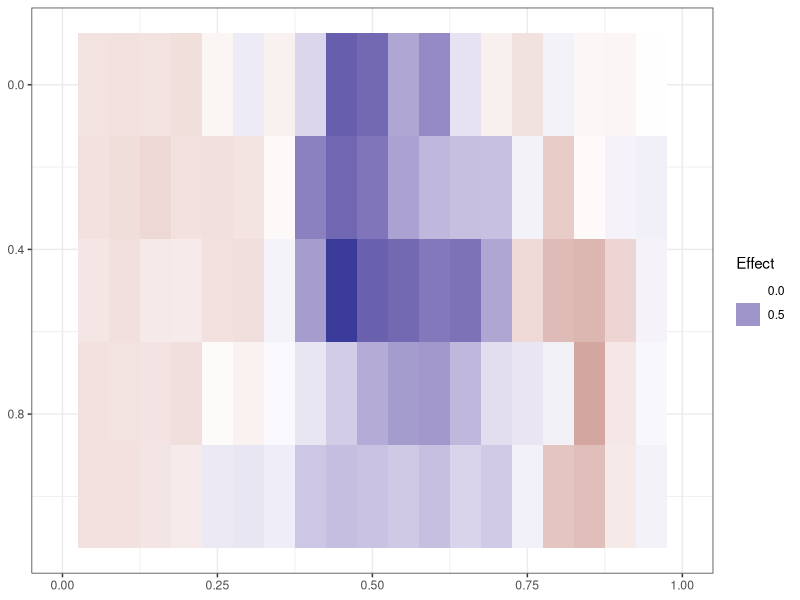
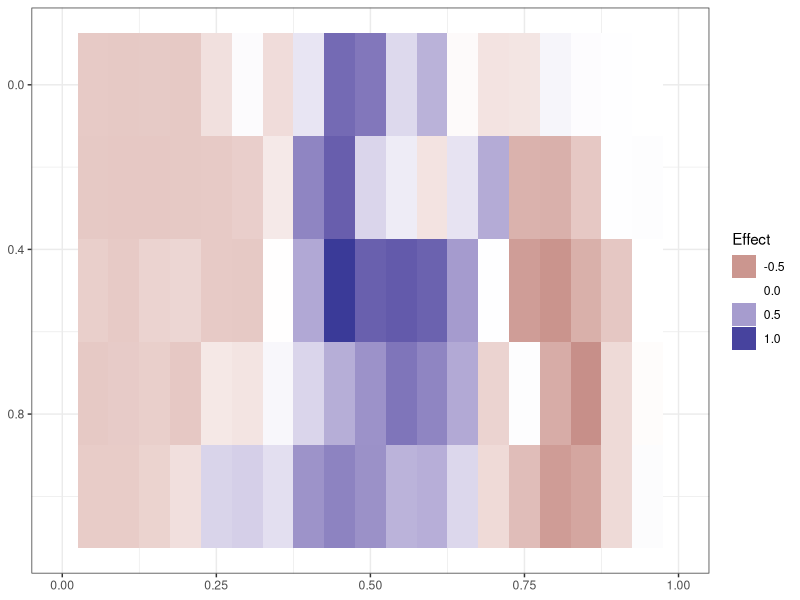
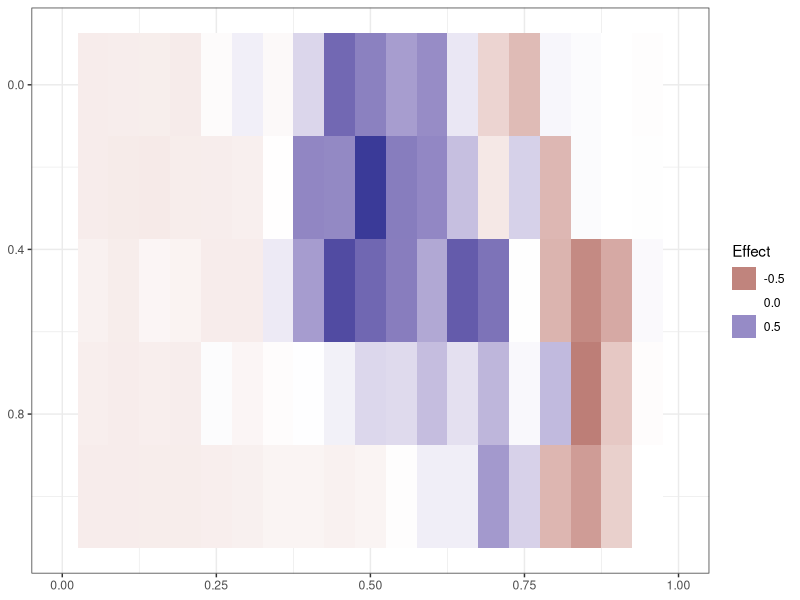
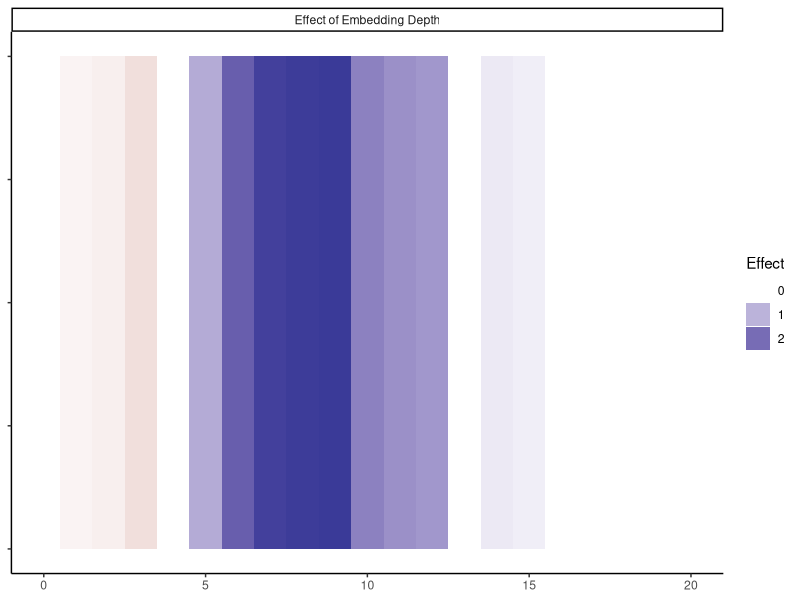
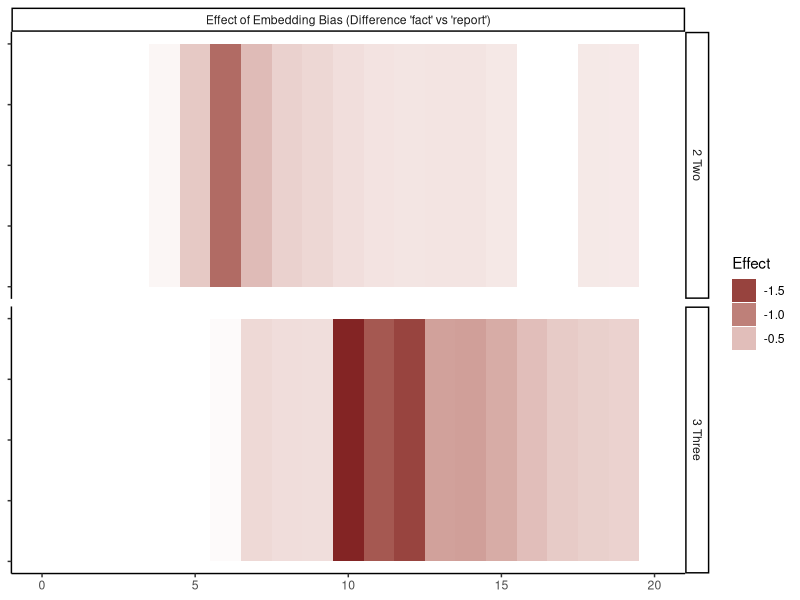
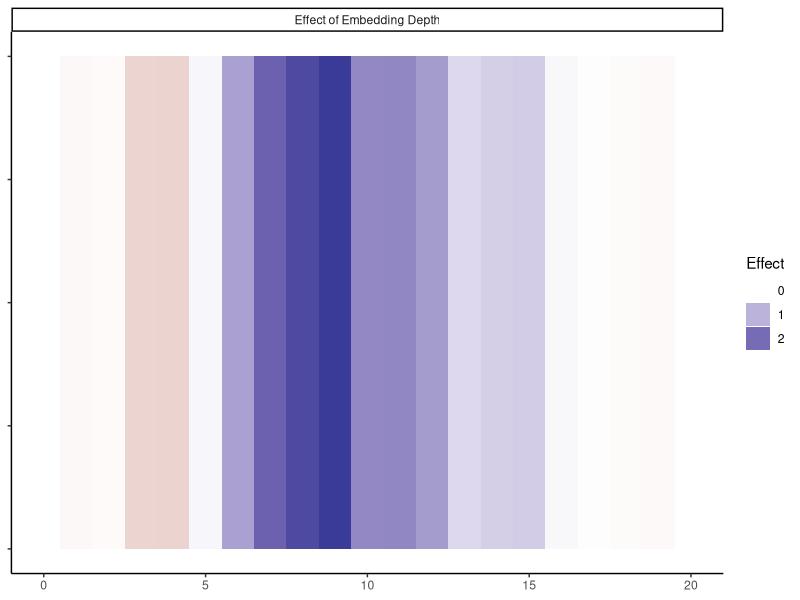
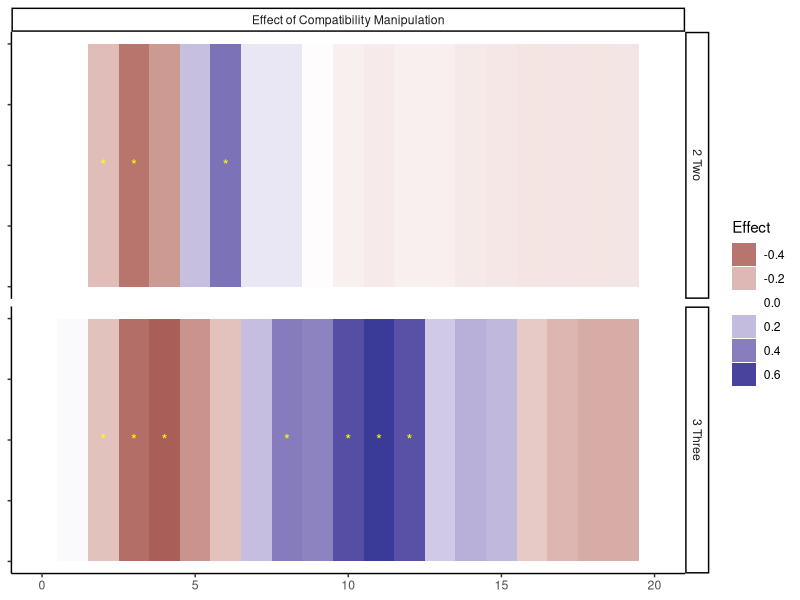
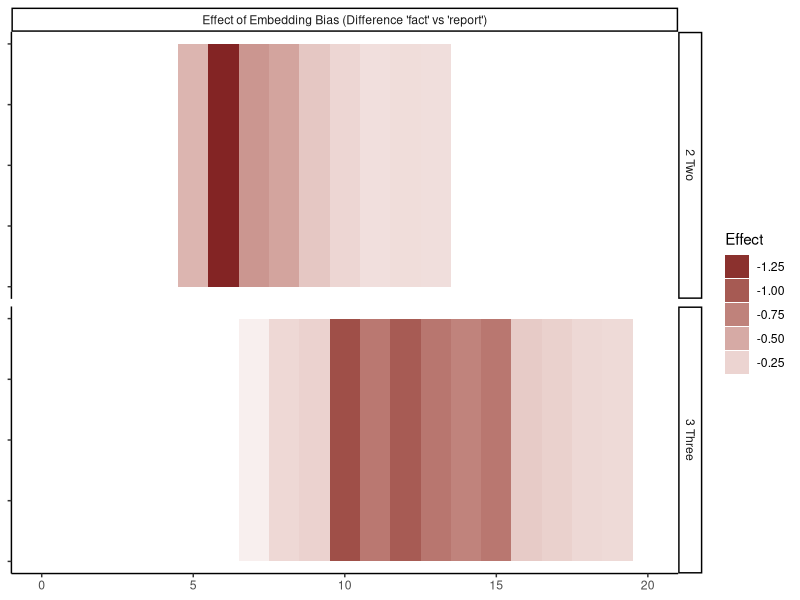

The R source for these figures, in order:

library(ggplot2)
library(dplyr)
library(tidyr)


data = read.csv("output/extractSlopes_Fives_WithOne_All.py.tsv", sep="\t")


stimuli0 = read.csv("../../../../../materials/stimuli/tsv/RTExperimentsPrevious.tsv", sep="\t") %>% mutate(Sentence=NULL) %>% filter(Experiment == "Removed")
stimuli1 = read.csv("../../../../../materials/stimuli/tsv/Experiment1.tsv", sep="\t")
stimuli2 = read.csv("../../../../../materials/stimuli/tsv/Experiment2.tsv", sep="\t")

stimuli = rbind(stimuli0, stimuli1, stimuli2)

library(stringr)
stimuli = merge(stimuli %>% rename(Item=ID), data %>% mutate(Item=str_replace(item, "Item", "")), by=c("Item"))


compat = stimuli %>% filter(Experiment == "E2") %>% group_by(delta, lambda) %>% summarise(t=t.test(compatible)[[1]], m=mean(compatible, na.rm=TRUE))
#plot = ggplot(compat %>% filter((t)>2), aes(x=delta, y=lambda, fill=m)) + geom_tile() + theme_bw() + scale_fill_gradient2() + xlab("delta") + ylab("lambda") + guides(fill=guide_legend(title="Effect")) + scale_y_reverse() + theme(axis.title=element_blank()) + xlim(0,1) 
plot = ggplot(compat, aes(x=delta, y=lambda, fill=m)) + geom_tile() + theme_bw() + scale_fill_gradient2() + xlab("delta") + ylab("lambda") + guides(fill=guide_legend(title="Effect")) + scale_y_reverse() + theme(axis.title=element_blank()) + xlim(0,1)  # legend.position = "none", 
ggsave(plot, file="figures/effect-compatibility.pdf", width=2, height=1)


compat = stimuli %>% filter(Experiment == "E2") %>% group_by(delta, lambda) %>% summarise(t=t.test(compatible_Three)[[1]], m=mean(compatible_Three, na.rm=TRUE))
#plot = ggplot(compat %>% filter(abs(t)>2), aes(x=delta, y=lambda, fill=m)) + geom_tile() + theme_bw() + scale_fill_gradient2() + xlab("delta") + ylab("lambda") + guides(fill=guide_legend(title="Effect")) + scale_y_reverse() + theme(axis.title=element_blank()) + xlim(0,1) 
plot = ggplot(compat, aes(x=delta, y=lambda, fill=m)) + geom_tile() + theme_bw() + scale_fill_gradient2() + xlab("delta") + ylab("lambda") + guides(fill=guide_legend(title="Effect")) + scale_y_reverse() + theme(axis.title=element_blank()) + xlim(0,1) 
ggsave(plot, file="figures/effect-compatibility_three.pdf", width=2, height=1)


compat = stimuli %>% filter(Experiment == "E2") %>% group_by(delta, lambda) %>% summarise(t=t.test(compatible_Two)[[1]], m=mean(compatible_Two, na.rm=TRUE))
#plot = ggplot(compat %>% filter(abs(t)>2), aes(x=delta, y=lambda, fill=m)) + geom_tile() + theme_bw() + scale_fill_gradient2() + xlab("delta") + ylab("lambda") + guides(fill=guide_legend(title="Effect")) + scale_y_reverse() + theme(axis.title=element_blank()) + xlim(0,1) 
plot = ggplot(compat, aes(x=delta, y=lambda, fill=m)) + geom_tile() + theme_bw() + scale_fill_gradient2() + xlab("delta") + ylab("lambda") + guides(fill=guide_legend(title="Effect")) + scale_y_reverse() + theme(axis.title=element_blank()) + xlim(0,1) 
ggsave(plot, file="figures/effect-compatibility_two.pdf", width=2, height=1)




compat3 = stimuli %>% filter(Experiment == "E1") %>% group_by(delta, lambda) %>% summarise(t=t.test(depth)[[1]], m=mean(depth, na.rm=TRUE))
compat = rbind(compat3) %>% group_by() %>% mutate(delta=20*(1-delta))

plot = ggplot(compat %>% filter(lambda==1, abs(t)>2), aes(x=delta, y=lambda, fill=m)) + geom_tile() + theme_classic() + scale_fill_gradient2() + xlab("delta") + ylab("lambda") + guides(fill=guide_legend(title="Effect")) + scale_y_reverse() + theme(axis.title=element_blank(), axis.text.y=element_blank()) + xlim(0,20)  + facet_grid(~"Effect of Embedding Depth")
#plot = ggplot(compat %>% filter(lambda==1), aes(x=delta, y=lambda, fill=m)) + geom_tile() + theme_classic() + scale_fill_gradient2() + xlab("delta") + ylab("lambda") + guides(fill=guide_legend(title="Effect")) + scale_y_reverse() + theme(axis.title=element_blank()) + xlim(0,1)  + facet_grid(Condition~"Effect of Embedding Bias")
ggsave(plot, file="figures/effect-depth_Lambda1_E1.pdf", width=5, height=1.5)




compat3 = stimuli %>% filter(Experiment == "E1") %>% group_by(delta, lambda) %>% summarise(t=t.test(embBias_Three)[[1]], m=mean(4.5*embBias_Three, na.rm=TRUE)) %>% mutate(Condition="3 Three")
compat2 = stimuli %>% filter(Experiment == "E1") %>% group_by(delta, lambda) %>% summarise(t=t.test(embBias_Two)[[1]], m=mean(4.5*embBias_Two, na.rm=TRUE)) %>% mutate(Condition="2 Two")
compat = rbind(compat2, compat3) %>% group_by() %>% mutate(delta=20*(1-delta))

plot = ggplot(compat %>% filter(lambda==1, abs(t)>2), aes(x=delta, y=lambda, fill=m)) + geom_tile() + theme_classic() + scale_fill_gradient2() + xlab("delta") + ylab("lambda") + guides(fill=guide_legend(title="Effect")) + scale_y_reverse() + theme(axis.title=element_blank(), axis.text.y=element_blank()) + xlim(0,20) + facet_grid(Condition~"Effect of Embedding Bias (Difference 'fact' vs 'report')")
#plot = ggplot(compat %>% filter(lambda==1), aes(x=delta, y=lambda, fill=m)) + geom_tile() + theme_classic() + scale_fill_gradient2() + xlab("delta") + ylab("lambda") + guides(fill=guide_legend(title="Effect")) + scale_y_reverse() + theme(axis.title=element_blank()) + xlim(0,1)  + facet_grid(Condition~"Effect of Embedding Bias")
ggsave(plot, file="figures/effect-embBias_Lambda1_E1.pdf", width=5, height=2)






compat3 = stimuli %>% filter(Experiment == "E2") %>% group_by(delta, lambda) %>% summarise(t=t.test(depth)[[1]], m=mean(depth, na.rm=TRUE))
compat = rbind(compat3) %>% group_by() %>% mutate(delta=20*(1-delta))

plot = ggplot(compat %>% filter(lambda==1, abs(t)>0), aes(x=delta, y=lambda, fill=m)) + geom_tile() + theme_classic() + scale_fill_gradient2() + xlab("delta") + ylab("lambda") + guides(fill=guide_legend(title="Effect")) + scale_y_reverse() + theme(axis.title=element_blank(), axis.text.y=element_blank()) + xlim(0,20)  + facet_grid(~"Effect of Embedding Depth")
#plot = ggplot(compat %>% filter(lambda==1), aes(x=delta, y=lambda, fill=m)) + geom_tile() + theme_classic() + scale_fill_gradient2() + xlab("delta") + ylab("lambda") + guides(fill=guide_legend(title="Effect")) + scale_y_reverse() + theme(axis.title=element_blank()) + xlim(0,1)  + facet_grid(Condition~"Effect of Embedding Bias")
ggsave(plot, file="figures/effect-depth_Lambda1_E2.pdf", width=5, height=1.5)



compat3 = stimuli %>% filter(Experiment == "E2") %>% group_by(delta, lambda) %>% summarise(t=t.test(compatible_Three)[[1]], m=mean(compatible_Three, na.rm=TRUE)) %>% mutate(Condition="3 Three")
compat2 = stimuli %>% filter(Experiment == "E2") %>% group_by(delta, lambda) %>% summarise(t=t.test(compatible_Two)[[1]], m=mean(compatible_Two, na.rm=TRUE)) %>% mutate(Condition="2 Two")
compat = rbind(compat2, compat3) %>% group_by() %>% mutate(delta=20*(1-delta))

plot = ggplot(compat %>% filter(lambda==1, abs(t)>0), aes(x=delta, y=lambda, fill=m)) + geom_tile() + geom_text(aes(label=ifelse(abs(t)>2, "*", "")), color="yellow") + theme_classic() + scale_fill_gradient2() + xlab("Forgetting Rate") + ylab("lambda") + guides(fill=guide_legend(title="Effect")) + scale_y_reverse() + theme(axis.title=element_blank(), axis.text.y=element_blank()) + xlim(0,20)  + facet_grid(Condition~"Effect of Compatibility Manipulation")
#plot = ggplot(compat %>% filter(lambda==1), aes(x=delta, y=lambda, fill=m)) + geom_tile() + theme_classic() + scale_fill_gradient2() + xlab("delta") + ylab("lambda") + guides(fill=guide_legend(title="Effect")) + scale_y_reverse() + theme(axis.title=element_blank()) + xlim(0,1)  + facet_grid(Condition~"Effect of Compatibility Manipulation")
ggsave(plot, file="figures/effect-compatibility_Lambda1_E2.pdf", width=5, height=2)




compat3 = stimuli %>% filter(Experiment == "E2") %>% group_by(delta, lambda) %>% summarise(t=t.test(embBias_Three)[[1]], m=mean(4.5*embBias_Three, na.rm=TRUE)) %>% mutate(Condition="3 Three")
compat2 = stimuli %>% filter(Experiment == "E2") %>% group_by(delta, lambda) %>% summarise(t=t.test(embBias_Two)[[1]], m=mean(4.5*embBias_Two, na.rm=TRUE)) %>% mutate(Condition="2 Two")
compat = rbind(compat2, compat3) %>% group_by() %>% mutate(delta=20*(1-delta))

plot = ggplot(compat %>% filter(lambda==1, abs(t)>2), aes(x=delta, y=lambda, fill=m)) + geom_tile() + theme_classic() + scale_fill_gradient2() + xlab("delta") + ylab("lambda") + guides(fill=guide_legend(title="Effect")) + scale_y_reverse() + theme(axis.title=element_blank(), axis.text.y=element_blank()) + xlim(0,20)  + facet_grid(Condition~"Effect of Embedding Bias (Difference 'fact' vs 'report')")
#plot = ggplot(compat %>% filter(lambda==1), aes(x=delta, y=lambda, fill=m)) + geom_tile() + theme_classic() + scale_fill_gradient2() + xlab("delta") + ylab("lambda") + guides(fill=guide_legend(title="Effect")) + scale_y_reverse() + theme(axis.title=element_blank()) + xlim(0,1)  + facet_grid(Condition~"Effect of Embedding Bias")
ggsave(plot, file="figures/effect-embBias_Lambda1_E2.pdf", width=5, height=2)




compat3 = stimuli %>% filter(Experiment == "E1") %>% group_by(delta, lambda) %>% summarise(t=t.test(embBias_Three-embBias_Two)[[1]], m=mean(embBias_Three-embBias_Two, na.rm=TRUE)) %>% mutate(Condition="Two vs Three")
compat = rbind(compat3)

plot = ggplot(compat %>% filter(lambda==1, abs(t)>2), aes(x=delta, y=lambda, fill=m)) + geom_tile() + theme_bw() + scale_fill_gradient2() + xlab("delta") + ylab("lambda") + guides(fill=guide_legend(title="Effect")) + scale_y_reverse() + theme(axis.title=element_blank()) + xlim(0,1)  + facet_grid(Condition~"Interaction Embedding Bias and Depth")
#plot = ggplot(compat %>% filter(lambda==1), aes(x=delta, y=lambda, fill=m)) + geom_tile() + theme_bw() + scale_fill_gradient2() + xlab("delta") + ylab("lambda") + guides(fill=guide_legend(title="Effect")) + scale_y_reverse() + theme(axis.title=element_blank()) + xlim(0,1)  + facet_grid(Condition~"Effect of Embedding Bias")
ggsave(plot, file="figures/effect-embBias-depth_Lambda1_E1.pdf", width=5, height=1.5)





compat3 = stimuli %>% filter(Experiment == "E2") %>% group_by(delta, lambda) %>% summarise(t=t.test(embBias_Three-embBias_Two)[[1]], m=mean(embBias_Three-embBias_Two, na.rm=TRUE)) %>% mutate(Condition="Two vs Three")
compat = rbind(compat3)

plot = ggplot(compat %>% filter(lambda==1, abs(t)>2), aes(x=delta, y=lambda, fill=m)) + geom_tile() + theme_bw() + scale_fill_gradient2() + xlab("delta") + ylab("lambda") + guides(fill=guide_legend(title="Effect")) + scale_y_reverse() + theme(axis.title=element_blank()) + xlim(0,1)  + facet_grid(Condition~"Interaction Embedding Bias and Depth")
#plot = ggplot(compat %>% filter(lambda==1), aes(x=delta, y=lambda, fill=m)) + geom_tile() + theme_bw() + scale_fill_gradient2() + xlab("delta") + ylab("lambda") + guides(fill=guide_legend(title="Effect")) + scale_y_reverse() + theme(axis.title=element_blank()) + xlim(0,1)  + facet_grid(Condition~"Effect of Embedding Bias")
ggsave(plot, file="figures/effect-embBias-depth_Lambda1_E2.pdf", width=5, height=1.5)




compat3 = stimuli %>% filter(Experiment == "E2") %>% group_by(delta, lambda) %>% summarise(t=t.test(compatible_Three-compatible_Two)[[1]], m=mean(compatible_Three-compatible_Two, na.rm=TRUE)) %>% mutate(Condition="Two vs Three")
compat = rbind(compat3)

plot = ggplot(compat %>% filter(lambda==1, abs(t)>2), aes(x=delta, y=lambda, fill=m)) + geom_tile() + theme_bw() + scale_fill_gradient2() + xlab("delta") + ylab("lambda") + guides(fill=guide_legend(title="Effect")) + scale_y_reverse() + theme(axis.title=element_blank()) + xlim(0,1)  + facet_grid(Condition~"Interaction Compatibility and Depth")
#plot = ggplot(compat %>% filter(lambda==1), aes(x=delta, y=lambda, fill=m)) + geom_tile() + theme_bw() + scale_fill_gradient2() + xlab("delta") + ylab("lambda") + guides(fill=guide_legend(title="Effect")) + scale_y_reverse() + theme(axis.title=element_blank()) + xlim(0,1)  + facet_grid(Condition~"Effect of Embedding Bias")
ggsave(plot, file="figures/effect-compatible-depth_Lambda1_E2.pdf", width=5, height=1.5)



















compat = stimuli %>% filter(Experiment == "E2") %>% group_by(delta, lambda) %>% summarise(t=t.test(compatible)[[1]], m=mean(compatible_Three-compatible_Two, na.rm=TRUE))
#plot = ggplot(compat %>% filter(abs(t)>2), aes(x=delta, y=lambda, fill=m)) + geom_tile() + theme_bw() + scale_fill_gradient2() + xlab("delta") + ylab("lambda") + guides(fill=guide_legend(title="Effect")) + scale_y_reverse() + theme(axis.title=element_blank()) + xlim(0,1) 
plot = ggplot(compat, aes(x=delta, y=lambda, fill=m)) + geom_tile() + theme_bw() + scale_fill_gradient2() + xlab("delta") + ylab("lambda") + guides(fill=guide_legend(title="Effect")) + scale_y_reverse() + theme(axis.title=element_blank()) + xlim(0,1) # 
ggsave(plot, file="figures/effect-compatibility_depth.pdf", width=2, height=1)




embBias = stimuli %>% filter(Experiment == "E2") %>% group_by(delta, lambda) %>% summarise(t=t.test(-embBias_Two)[[1]], m=mean(-0.5*(embBias_Two+embBias_Three), na.rm=TRUE))
#plot = ggplot(embBias %>% filter((t)>2), aes(x=delta, y=lambda, fill=m)) + geom_tile() + theme_bw() + scale_fill_gradient2() + xlab("delta") + ylab("lambda") + guides(fill=guide_legend(title="Effect")) + scale_y_reverse() + theme(axis.title=element_blank()) + xlim(0,1) 
plot = ggplot(embBias, aes(x=delta, y=lambda, fill=m)) + geom_tile() + theme_bw() + scale_fill_gradient2() + xlab("delta") + ylab("lambda") + guides(fill=guide_legend(title="Effect")) + scale_y_reverse() + theme(axis.title=element_blank()) + xlim(0,1) 
ggsave(plot, file="figures/effect-embBias.pdf", width=2, height=1)



embBias = stimuli %>% filter(Experiment == "E2") %>% group_by(delta, lambda) %>% summarise(t=t.test(-embBias_Three)[[1]], m=mean(-embBias_Three, na.rm=TRUE))
#plot = ggplot(embBias %>% filter(abs(t)>2), aes(x=delta, y=lambda, fill=m)) + geom_tile() + theme_bw() + scale_fill_gradient2() + xlab("delta") + ylab("lambda") + guides(fill=guide_legend(title="Effect")) + scale_y_reverse() + theme(axis.title=element_blank()) + xlim(0,1) 
plot = ggplot(embBias, aes(x=delta, y=lambda, fill=m)) + geom_tile() + theme_bw() + scale_fill_gradient2() + xlab("delta") + ylab("lambda") + guides(fill=guide_legend(title="Effect")) + scale_y_reverse() + theme(axis.title=element_blank()) + xlim(0,1) 
ggsave(plot, file="figures/effect-embBias_three.pdf", width=2, height=1)


embBias = stimuli %>% filter(Experiment == "E2") %>% group_by(delta, lambda) %>% summarise(t=t.test(-embBias_Two)[[1]], m=mean(-embBias_Two, na.rm=TRUE))
#plot = ggplot(embBias %>% filter(abs(t)>2), aes(x=delta, y=lambda, fill=m)) + geom_tile() + theme_bw() + scale_fill_gradient2() + xlab("delta") + ylab("lambda") + guides(fill=guide_legend(title="Effect")) + scale_y_reverse() + theme(axis.title=element_blank()) + xlim(0,1) 
plot = ggplot(embBias, aes(x=delta, y=lambda, fill=m)) + geom_tile() + theme_bw() + scale_fill_gradient2() + xlab("delta") + ylab("lambda") + guides(fill=guide_legend(title="Effect")) + scale_y_reverse() + theme(axis.title=element_blank()) + xlim(0,1) 
ggsave(plot, file="figures/effect-embBias_two.pdf", width=2, height=1)

embBias = stimuli %>% filter(Experiment == "E2") %>% group_by(delta, lambda) %>% summarise(t=t.test(-embBias_Two)[[1]], m=mean(embBias_Two-embBias_Three, na.rm=TRUE))
#plot = ggplot(embBias %>% filter((t)>2), aes(x=delta, y=lambda, fill=m)) + geom_tile() + theme_bw() + scale_fill_gradient2() + xlab("delta") + ylab("lambda") + guides(fill=guide_legend(title="Effect")) + scale_y_reverse() + theme(axis.title=element_blank()) + xlim(0,1) 
plot = ggplot(embBias, aes(x=delta, y=lambda, fill=m)) + geom_tile() + theme_bw() + scale_fill_gradient2() + xlab("delta") + ylab("lambda") + guides(fill=guide_legend(title="Effect")) + scale_y_reverse() + theme(axis.title=element_blank()) + xlim(0,1) 
ggsave(plot, file="figures/effect-embBias_depth.pdf", width=2, height=1)


embBias = stimuli %>% filter(Experiment == "E2") %>% group_by(delta, lambda) %>% summarise(t=t.test(-embBias_Two)[[1]], m=mean(compatible.EmbBias, na.rm=TRUE))
#plot = ggplot(embBias %>% filter((t)>2), aes(x=delta, y=lambda, fill=m)) + geom_tile() + theme_bw() + scale_fill_gradient2() + xlab("delta") + ylab("lambda") + guides(fill=guide_legend(title="Effect")) + scale_y_reverse() + theme(axis.title=element_blank()) + xlim(0,1) 
plot = ggplot(embBias, aes(x=delta, y=lambda, fill=m)) + geom_tile() + theme_bw() + scale_fill_gradient2() + xlab("delta") + ylab("lambda") + guides(fill=guide_legend(title="Effect")) + scale_y_reverse() + theme(axis.title=element_blank()) + xlim(0,1) 
ggsave(plot, file="figures/effect-embBias_compatible-EmbBias.pdf", width=2, height=1)






depth = stimuli %>% filter(Experiment == "E2") %>% group_by(delta, lambda) %>% summarise(t=t.test(depth)[[1]], m=mean(depth))
plot = ggplot(depth %>% filter((t)>2), aes(x=delta, y=lambda, fill=m)) + geom_tile() + theme_bw() + scale_fill_gradient2() + xlab("delta") + ylab("lambda") + guides(fill=guide_legend(title="Effect")) + scale_y_reverse() + theme(axis.title=element_blank()) + xlim(0,1)
plot = ggplot(depth, aes(x=delta, y=lambda, fill=m)) + geom_tile() + theme_bw() + scale_fill_gradient2() + xlab("delta") + ylab("lambda") + guides(fill=guide_legend(title="Effect")) + scale_y_reverse() + theme(axis.title=element_blank()) + xlim(0,1)
ggsave(plot, file="figures/effect-depth.pdf", width=2, height=1)

#
#predictions = merge(stimuli %>% filter(delta==0.5, lambda>=0.5, Experiment %in% c("E1", "E2")) %>% group_by(Experiment, lambda) %>% summarise(embBias_Three=mean(embBias_Three), embBias_Two=mean(embBias_Two), intercept=mean(intercept), embBias=mean(embBias), depth=mean(depth), compatible=mean(compatible, na.rm=TRUE), compatible.Depth=mean(compatible_Three-compatible_Two, na.rm=TRUE)), data.frame(EmbeddingBias=c(-5, 0, -5, 0, -5, 0, -5, 0)+2.5, RC=c(-0.5, -0.5, -0.5, -0.5, 0.5, 0.5, 0.5, 0.5), compatible.C = c(-0.5, -0.5, 0.5, 0.5, -0.5, -0.5, 0.5, 0.5))) %>% mutate(Surprisal = compatible*compatible.C+intercept+RC*depth+embBias*EmbeddingBias+RC*EmbeddingBias*(embBias_Three-embBias_Two) + compatible.Depth*RC*compatible.C) %>% mutate(Condition=paste(RC, compatible.C))
#plot = ggplot(predictions, aes(x=EmbeddingBias, y=Surprisal, group=Condition, linetype=as.character(compatible.C), color=as.character(RC))) + geom_point() + geom_smooth(method="lm", se=F) + facet_grid(lambda~Experiment)
#
#
#predictions = merge(stimuli %>% filter(delta %in% c(0.3, 0.4, 0.5, 0.6), lambda>=0.5, Experiment %in% c("E1", "E2")) %>% group_by(Experiment) %>% summarise(embBias_Three=mean(embBias_Three), embBias_Two=mean(embBias_Two), intercept=mean(intercept), embBias=mean(embBias), depth=mean(depth), compatible=mean(compatible, na.rm=TRUE), compatible.Depth=mean(compatible_Three-compatible_Two, na.rm=TRUE)), data.frame(EmbeddingBias=c(-5, 0, -5, 0, -5, 0, -5, 0)+2.5, RC=c(-0.5, -0.5, -0.5, -0.5, 0.5, 0.5, 0.5, 0.5), compatible.C = c(-0.5, -0.5, 0.5, 0.5, -0.5, -0.5, 0.5, 0.5))) %>% mutate(Surprisal = compatible*compatible.C+intercept+RC*depth+embBias*EmbeddingBias+RC*EmbeddingBias*(embBias_Three-embBias_Two) + compatible.Depth*RC*compatible.C) %>% mutate(Condition=paste(RC, compatible.C))
#plot = ggplot(predictions, aes(x=EmbeddingBias, y=Surprisal, group=Condition, linetype=as.character(compatible.C), color=as.character(RC))) + geom_point() + geom_smooth(method="lm", se=F) + facet_grid(1~Experiment)
#
#
#
#
#
#predictions = merge(stimuli %>% filter(Experiment %in% c("E1", "E2")) %>% group_by(delta, lambda) %>% summarise(embBias_Three=mean(embBias_Three), embBias_Two=mean(embBias_Two), intercept=mean(intercept), embBias=mean(embBias), depth=mean(depth), compatible=mean(compatible, na.rm=TRUE), compatible.Depth=mean(compatible_Three-compatible_Two, na.rm=TRUE)), data.frame(EmbeddingBias=c(-5, 0, -5, 0, -5, 0, -5, 0)+2.5, RC=c(-0.5, -0.5, -0.5, -0.5, 0.5, 0.5, 0.5, 0.5), compatible.C = c(-0.5, -0.5, 0.5, 0.5, -0.5, -0.5, 0.5, 0.5))) %>% mutate(Surprisal = compatible*compatible.C+intercept+RC*depth+embBias*EmbeddingBias+RC*EmbeddingBias*(embBias_Three-embBias_Two) + compatible.Depth*RC*compatible.C) %>% mutate(Condition=paste(RC, compatible.C))
#plot = ggplot(predictions, aes(x=EmbeddingBias, y=Surprisal, group=Condition, linetype=as.character(compatible.C), color=as.character(RC))) + geom_point() + geom_smooth(method="lm", se=F) + facet_grid(lambda~delta)
#
#predictions = merge(stimuli %>% filter(Experiment %in% c("E1")) %>% group_by(delta, lambda) %>% summarise(embBias_Three=mean(embBias_Three), embBias_Two=mean(embBias_Two), intercept=mean(intercept), embBias=mean(embBias), depth=mean(depth), compatible=mean(compatible, na.rm=TRUE), compatible.Depth=mean(compatible_Three-compatible_Two, na.rm=TRUE)), data.frame(EmbeddingBias=c(-5, 0, -5, 0, -5, 0, -5, 0)+2.5, RC=c(-0.5, -0.5, -0.5, -0.5, 0.5, 0.5, 0.5, 0.5), compatible.C = c(-0.5, -0.5, 0.5, 0.5, -0.5, -0.5, 0.5, 0.5))) %>% mutate(Surprisal = compatible*compatible.C+intercept+RC*depth+embBias*EmbeddingBias+RC*EmbeddingBias*(embBias_Three-embBias_Two) + compatible.Depth*RC*compatible.C) %>% mutate(Condition=paste(RC, compatible.C))
#plot = ggplot(predictions, aes(x=EmbeddingBias, y=Surprisal, group=Condition, linetype=as.character(compatible.C), color=as.character(RC))) + geom_point() + geom_smooth(method="lm", se=F) + facet_grid(lambda~delta) + theme(legend.position="none")
#ggsave(plot, file=plot, file="figures/predictions-expt1.pdf", height=2.5, width=4)
#
#
## Only at lambda=1!
#predictions = merge(stimuli %>% filter(delta>=0.2, delta<0.8, lambda==1, Experiment %in% c("E2")) %>% summarise(embBias_Three=mean(embBias_Three), embBias_Two=mean(embBias_Two), intercept=mean(intercept), embBias=mean(embBias), depth=mean(depth), compatible=mean(compatible, na.rm=TRUE), compatible.Depth=mean(compatible_Three-compatible_Two, na.rm=TRUE)), data.frame(EmbeddingBias=c(-5, 0, -5, 0, -5, 0, -5, 0)+2.5, RC=c(-0.5, -0.5, -0.5, -0.5, 0.5, 0.5, 0.5, 0.5), compatible.C = c(-0.5, -0.5, 0.5, 0.5, -0.5, -0.5, 0.5, 0.5))) %>% mutate(Surprisal = compatible*compatible.C+intercept+RC*depth+embBias*EmbeddingBias+RC*EmbeddingBias*(embBias_Three-embBias_Two) + compatible.Depth*RC*compatible.C) %>% mutate(Condition=paste(RC, compatible.C))
#plot = ggplot(predictions, aes(x=EmbeddingBias, y=Surprisal, group=Condition, linetype=as.character(compatible.C), color=as.character(RC))) + geom_point() + geom_smooth(method="lm", se=F)
#
#
#predictions = merge(stimuli %>% filter(delta>=0.4, delta<0.6, lambda>=0.75, Experiment %in% c("E2")) %>% summarise(embBias_Three=mean(embBias_Three), embBias_Two=mean(embBias_Two), intercept=mean(intercept), embBias=mean(embBias), depth=mean(depth), compatible=mean(compatible, na.rm=TRUE), compatible.Depth=mean(compatible_Three-compatible_Two, na.rm=TRUE)), data.frame(EmbeddingBias=c(-5, 0, -5, 0, -5, 0, -5, 0)+2.5, RC=c(-0.5, -0.5, -0.5, -0.5, 0.5, 0.5, 0.5, 0.5), compatible.C = c(-0.5, -0.5, 0.5, 0.5, -0.5, -0.5, 0.5, 0.5))) %>% mutate(Surprisal = compatible*compatible.C+intercept+RC*depth+embBias*EmbeddingBias+RC*EmbeddingBias*(embBias_Three-embBias_Two) + compatible.Depth*RC*compatible.C) %>% mutate(Condition=paste(RC, compatible.C))
#plot = ggplot(predictions, aes(x=EmbeddingBias, y=Surprisal, group=Condition, linetype=as.character(compatible.C), color=as.character(RC))) + geom_point() + geom_smooth(method="lm", se=F)
#
#
#
#
#predictions = merge(stimuli %>% filter(Experiment %in% c("E2")) %>% group_by(delta, lambda) %>% summarise(embBias_Three=mean(embBias_Three), embBias_Two=mean(embBias_Two), intercept=mean(intercept), embBias=mean(embBias), depth=mean(depth), compatible=mean(compatible, na.rm=TRUE), compatible.Depth=mean(compatible_Three-compatible_Two, na.rm=TRUE)), data.frame(EmbeddingBias=c(-5, 0, -5, 0, -5, 0, -5, 0)+2.5, RC=c(-0.5, -0.5, -0.5, -0.5, 0.5, 0.5, 0.5, 0.5), compatible.C = c(-0.5, -0.5, 0.5, 0.5, -0.5, -0.5, 0.5, 0.5))) %>% mutate(Surprisal = compatible*compatible.C+intercept+RC*depth+embBias*EmbeddingBias+RC*EmbeddingBias*(embBias_Three-embBias_Two) + compatible.Depth*RC*compatible.C) %>% mutate(Condition=paste(RC, compatible.C))
#plot = ggplot(predictions, aes(x=EmbeddingBias, y=Surprisal, group=Condition, linetype=as.character(compatible.C), color=as.character(RC))) + geom_point() + geom_smooth(method="lm", se=F) + facet_grid(lambda~delta) + theme(legend.position="none")
#ggsave(plot, file=plot, file="figures/predictions-expt2.pdf", height=2.5, width=4)
#
#
#predictions = merge(stimuli %>% filter(Experiment %in% c("E1")) %>% group_by(delta, lambda) %>% summarise(embBias_Three=mean(embBias_Three), embBias_Two=mean(embBias_Two), intercept=mean(intercept), embBias=mean(embBias), depth=mean(depth), compatible=mean(compatible, na.rm=TRUE), compatible.Depth=mean(compatible_Three-compatible_Two, na.rm=TRUE)), data.frame(EmbeddingBias=c(-5, 0, -5, 0, -5, 0, -5, 0)+2.5, RC=c(-0.5, -0.5, -0.5, -0.5, 0.5, 0.5, 0.5, 0.5), compatible.C = c(-0.5, -0.5, 0.5, 0.5, -0.5, -0.5, 0.5, 0.5))) %>% mutate(Surprisal = compatible*compatible.C+intercept+RC*depth+embBias*EmbeddingBias+RC*EmbeddingBias*(embBias_Three-embBias_Two) + compatible.Depth*RC*compatible.C) %>% mutate(Condition=paste(RC, compatible.C))
#plot = ggplot(predictions %>% filter(delta >= 0.1, delta<=0.9, compatible.C<=0), aes(x=EmbeddingBias, y=Surprisal, group=Condition, linetype=as.character(compatible.C), color=as.character(RC))) + geom_smooth(method="lm", se=F) + facet_grid(lambda~delta) + theme_bw() + theme(legend.position="none") + theme (panel.grid.major = element_blank (), panel.grid.minor = element_blank (), axis.line = element_line (colour = "black"))
#ggsave(plot, file=plot, file="figures/predictions-expt1-zoom.pdf", height=3.5, width=3.5)
#
#
#
#predictions = merge(stimuli %>% filter(Experiment %in% c("E2")) %>% group_by(delta, lambda) %>% summarise(embBias_Three=mean(embBias_Three), embBias_Two=mean(embBias_Two), intercept=mean(intercept), embBias=mean(embBias), depth=mean(depth), compatible=mean(compatible, na.rm=TRUE), compatible.Depth=mean(compatible_Three-compatible_Two, na.rm=TRUE)), data.frame(EmbeddingBias=c(-5, 0, -5, 0, -5, 0, -5, 0)+2.5, RC=c(-0.5, -0.5, -0.5, -0.5, 0.5, 0.5, 0.5, 0.5), compatible.C = c(-0.5, -0.5, 0.5, 0.5, -0.5, -0.5, 0.5, 0.5))) %>% mutate(Surprisal = compatible*compatible.C+intercept+RC*depth+embBias*EmbeddingBias+RC*EmbeddingBias*(embBias_Three-embBias_Two) + compatible.Depth*RC*compatible.C) %>% mutate(Condition=paste(RC, compatible.C))
#plot = ggplot(predictions %>% filter(delta >= 0.1, delta<=0.9), aes(x=EmbeddingBias, y=Surprisal, group=Condition, linetype=as.character(compatible.C), color=as.character(RC))) + geom_smooth(method="lm", se=F) + facet_grid(lambda~delta) + theme_bw() + theme(legend.position="none") + theme (panel.grid.major = element_blank (), panel.grid.minor = element_blank (), axis.line = element_line (colour = "black"))
#ggsave(plot, file=plot, file="figures/predictions-expt2-zoom.pdf", height=3.5, width=3.5)
#
#
#
#
#
#predictions = merge(stimuli %>% filter(Experiment %in% c("Removed", "E2")) %>% group_by(delta, lambda) %>% summarise(embBias_Three=mean(embBias_Three), embBias_Two=mean(embBias_Two), intercept=mean(intercept), embBias=mean(embBias), depth=mean(depth), compatible=mean(compatible, na.rm=TRUE), compatible.Depth=mean(compatible_Three-compatible_Two, na.rm=TRUE)), data.frame(EmbeddingBias=c(-5, 0, -5, 0, -5, 0, -5, 0)+2.5, RC=c(-0.5, -0.5, -0.5, -0.5, 0.5, 0.5, 0.5, 0.5), compatible.C = c(-0.5, -0.5, 0.5, 0.5, -0.5, -0.5, 0.5, 0.5))) %>% mutate(Surprisal = compatible*compatible.C+intercept+RC*depth+embBias*EmbeddingBias+RC*EmbeddingBias*(embBias_Three-embBias_Two) + compatible.Depth*RC*compatible.C) %>% mutate(Condition=paste(RC, compatible.C))
#plot = ggplot(predictions, aes(x=EmbeddingBias, y=Surprisal, group=Condition, linetype=as.character(compatible.C), color=as.character(RC))) + geom_point() + geom_smooth(method="lm", se=F) + facet_grid(lambda~delta) + theme(legend.position="none")
#ggsave(plot, file=plot, file="figures/predictions-expt0.pdf", height=2.5, width=4)
#
#
#
#
#
#
#
#
#
#
#
#
#
#
#
